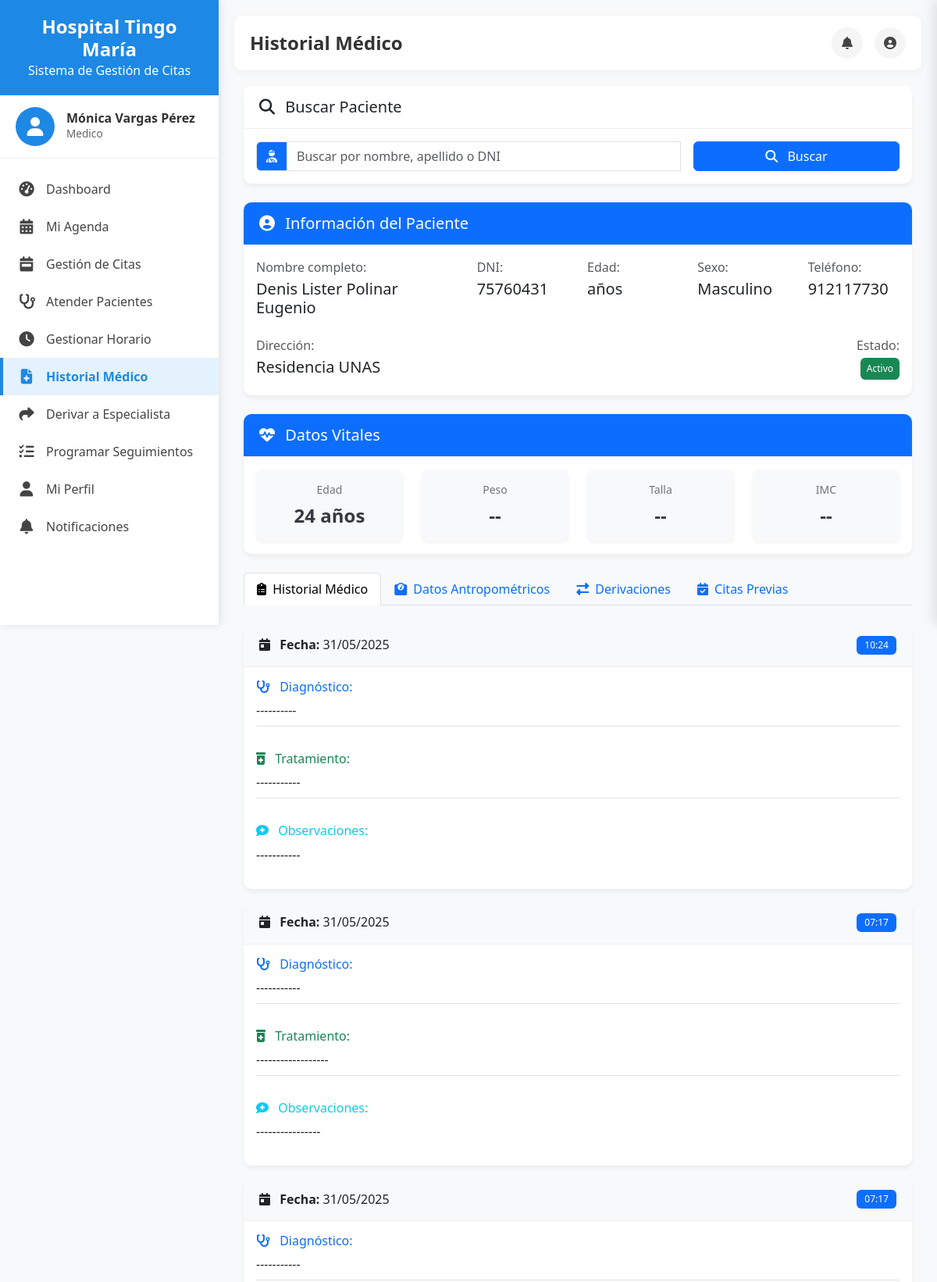
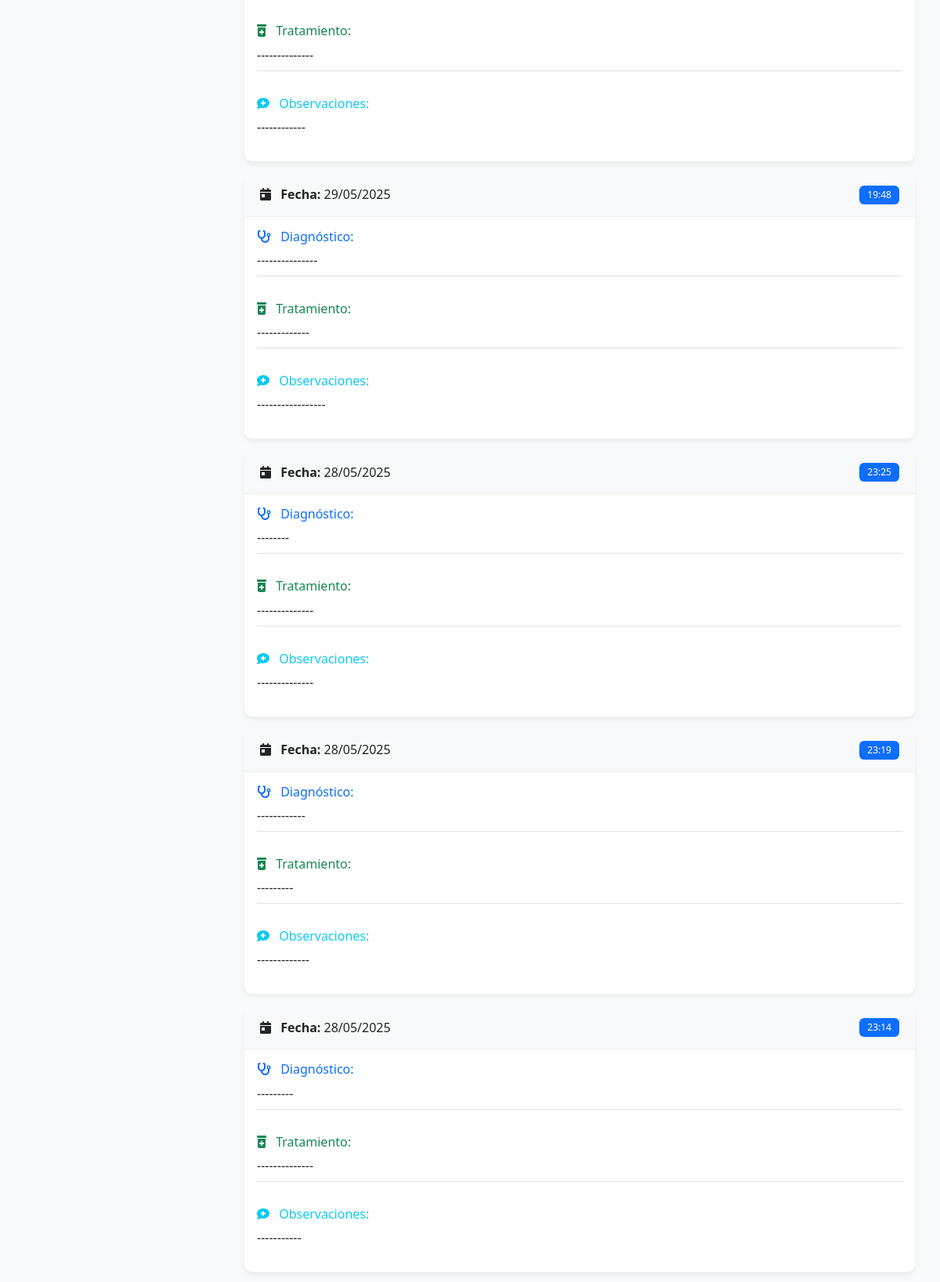
Screenshot of /historial-medico/?paciente_id=2 (signed in, upper part) with the database file from the repository (2 pictures, top to bottom).
### core/models.py (models this page shows, shortened)
class Usuario(AbstractUser):
    nombres = models.CharField(max_length=100, blank=True)
    apellidos = models.CharField(max_length=100, blank=True)
    dni = models.CharField(max_length=8, unique=True, null=True, blank=True)
    telefono = models.CharField(max_length=15, blank=True)
    direccion = models.TextField(blank=True)
    fecha_nacimiento = models.DateField(null=True, blank=True)
    sexo = models.CharField(max_length=1, choices=SEXO_CHOICES, blank=True)
    rol = models.ForeignKey(Rol, on_delete=models.SET_NULL, null=True, related_name='usuarios')
    foto_perfil = models.ImageField(upload_to='fotos_perfil/', null=True, blank=True)
    class Meta:
        verbose_name = 'Usuario'
        verbose_name_plural = 'Usuarios'

class Rol(models.Model):
    nombre = models.CharField(max_length=50)
    descripcion = models.TextField(blank=True)
    class Meta:
        verbose_name = 'Rol'
        verbose_name_plural = 'Roles'

class Paciente(models.Model):
    usuario = models.OneToOneField(Usuario, on_delete=models.CASCADE, related_name='paciente')
    representante = models.ForeignKey(Usuario, on_delete=models.SET_NULL, null=True, blank=True, related_name='representados')
    faltas_consecutivas = models.PositiveIntegerField(default=0)
    estado_reserva = models.CharField(max_length=20, choices=ESTADO_RESERVA_CHOICES, default='activo')
    class Meta:
        verbose_name = 'Paciente'
        verbose_name_plural = 'Pacientes'

class HistorialMedico(models.Model):
    paciente = models.ForeignKey(Paciente, on_delete=models.CASCADE, related_name='historiales')
    fecha = models.DateTimeField(auto_now_add=True)
    diagnostico = models.TextField()
    tratamiento = models.TextField()
    observaciones = models.TextField(blank=True)
    class Meta:
        verbose_name = 'Historial Médico'
        verbose_name_plural = 'Historiales Médicos'
        ordering = ['-fecha']

### core/views_medico_historial.py (the view, shortened to what this page needs)
# urls.py: path('historial-medico/', views_medico_historial.historial_medico, name='historial_medico'),
@login_required
@medico_required
def historial_medico(request):
    medico = request.user.medico
    query = request.GET.get('q', '')
    paciente_id = request.GET.get('paciente_id', '')
    paciente = None
    historial = []
    derivaciones = []
    citas_previas = []
    if query or paciente_id:
        if paciente_id:
            paciente = get_object_or_404(Paciente, id=paciente_id)
    if paciente:
        historial = HistorialMedico.objects.filter(paciente=paciente).order_by('-fecha')
        derivaciones = Derivacion.objects.filter(
            paciente=paciente
        ).order_by('-fecha_derivacion')
        citas_previas = Cita.objects.filter(
            paciente=paciente,
            estado='atendida'
        ).order_by('-fecha')
        datos_antropometricos = DatosAntropometricos.objects.filter(
            paciente=paciente
        ).order_by('-fecha_registro')
        form_antropometricos = DatosAntropometricosForm()
        if not historial.exists() and not derivaciones.exists() and not citas_previas.exists() and not datos_antropometricos.exists():
            messages.info(request, "Este paciente aún no tiene registros médicos en el sistema.")
    return render(request, 'medico/historial_medico.html', {
        'paciente': paciente,
        'historial': historial,
        'derivaciones': derivaciones,
        'citas_previas': citas_previas,
        'datos_antropometricos': datos_antropometricos if paciente else [],
        'form_antropometricos': form_antropometricos if paciente else None,
        'query': query,
    })

### templates/medico/historial_medico.html (shortened to what this page needs)
{% extends 'dashboard/base_dashboard.html' %}
{% block page_title %}Historial Médico{% endblock %}
{% block content %}
<div class="container-fluid">
    <div class="card mb-4">
        <div class="card-header d-flex justify-content-between align-items-center">
            <h5 class="mb-0"><i class="fas fa-search me-2"></i> Buscar Paciente</h5>
        </div>
        <div class="card-body">
            <form id="formBusquedaPaciente" method="GET" action="{% url 'historial_medico' %}" class="row g-3">
                <div class="col-md-8">
                    <div class="input-group">
                        <span class="input-group-text bg-primary text-white">
                            <i class="fas fa-user-injured"></i>
                        </span>
                        <input type="text" id="buscarPaciente" name="q" class="form-control" placeholder="Buscar por nombre, apellido o DNI" value="{{ query }}" autocomplete="off">
                    </div>
                </div>
                <div class="col-md-4">
                    <button type="submit" class="btn btn-primary w-100">
                        <i class="fas fa-search me-2"></i> Buscar
                    </button>
                </div>
            </form>
        </div>
    </div>
    {% if paciente %}
        <div class="card mb-4">
            <div class="card-header bg-primary text-white">
                <h5 class="mb-0"><i class="fas fa-user-circle me-2"></i> Información del Paciente</h5>
            </div>
            <div class="card-body">
                <div class="row">
                    <div class="col-md-4 mb-3">
                        <p class="mb-1 text-muted">Nombre completo:</p>
                        <h5>{{ paciente.usuario.nombres }} {{ paciente.usuario.apellidos }}</h5>
                    </div>
                    <div class="col-md-2 mb-3">
                        <p class="mb-1 text-muted">DNI:</p>
                        <h5>{{ paciente.usuario.dni }}</h5>
                    </div>
                    <div class="col-md-2 mb-3">
                        <p class="mb-1 text-muted">Edad:</p>
                        <h5>{{ paciente.usuario.edad }} años</h5>
                    </div>
                    <div class="col-md-2 mb-3">
                        <p class="mb-1 text-muted">Sexo:</p>
                        <h5>{{ paciente.usuario.get_sexo_display }}</h5>
                    </div>
                    <div class="col-md-2 mb-3">
                        <p class="mb-1 text-muted">Teléfono:</p>
                        <h5>{{ paciente.usuario.telefono }}</h5>
                    </div>
                </div>
                <div class="row">
                    <div class="col-md-6">
                        <p class="mb-1 text-muted">Dirección:</p>
                        <h5>{{ paciente.usuario.direccion }}</h5>
                    </div>
                    <div class="col-md-6 text-end">
                        <p class="mb-1 text-muted">Estado:</p>
                        <span class="badge {% if paciente.estado_reserva == 'activo' %}bg-success{% elif paciente.estado_reserva == 'bloqueado' %}bg-danger{% else %}bg-warning{% endif %} p-2">
                            {{ paciente.get_estado_reserva_display }}
                        </span>
                    </div>
                </div>
            </div>
        </div>
        <div class="card mb-4">
            <div class="card-header bg-primary text-white">
                <h5 class="mb-0"><i class="fas fa-heartbeat me-2"></i> Datos Vitales</h5>
            </div>
            <div class="card-body">
                <div class="row">
                    <div class="col-md-3">
                        <div class="vital-card">
                            <span class="vital-label">Edad</span>
                            <span class="vital-value">
                                {% if paciente.usuario.fecha_nacimiento %}
                                    {{ paciente.usuario.fecha_nacimiento|timesince|slice:"0:2" }} años
                                {% else %}
                                    --
                                {% endif %}
                            </span>
                        </div>
                    </div>
                    <div class="col-md-3">
                        <div class="vital-card">
                            <span class="vital-label">Peso</span>
                            <span class="vital-value">
                                {% if datos_antropometricos.first.peso %}
                                    {{ datos_antropometricos.first.peso }} kg
                                {% else %}
                                    --
                                {% endif %}
                            </span>
                        </div>
                    </div>
                    <div class="col-md-3">
                        <div class="vital-card">
                            <span class="vital-label">Talla</span>
                            <span class="vital-value">
                                {% if datos_antropometricos.first.talla %}
                                    {{ datos_antropometricos.first.talla }} cm
                                {% else %}
                                    --
                                {% endif %}
                            </span>
                        </div>
                    </div>
                    <div class="col-md-3">
                        <div class="vital-card">
                            <span class="vital-label">IMC</span>
                            <span class="vital-value">
                                {% if datos_antropometricos.first.imc %}
                                    {{ datos_antropometricos.first.imc }}
                                    <span class="imc-category">
                                        ({{ datos_antropometricos.first.get_categoria_imc }})
                                    </span>
                                {% else %}
                                    --
                                {% endif %}
                            </span>
                        </div>
                    </div>
                </div>
            </div>
        </div>
        <ul class="nav nav-tabs mb-4" id="historialTab" role="tablist">
            <li class="nav-item" role="presentation">
                <button class="nav-link active" id="historial-tab" data-bs-toggle="tab" data-bs-target="#historial-tab-pane" type="button" role="tab" aria-controls="historial-tab-pane" aria-selected="true">
                    <i class="fas fa-clipboard-list me-1"></i> Historial Médico
                </button>
            </li>
            <li class="nav-item" role="presentation">
                <button class="nav-link" id="antropometricos-tab" data-bs-toggle="tab" data-bs-target="#antropometricos-tab-pane" type="button" role="tab" aria-controls="antropometricos-tab-pane" aria-selected="false">
                    <i class="fas fa-weight me-1"></i> Datos Antropométricos
                </button>
            </li>
            <li class="nav-item" role="presentation">
                <button class="nav-link" id="derivaciones-tab" data-bs-toggle="tab" data-bs-target="#derivaciones-tab-pane" type="button" role="tab" aria-controls="derivaciones-tab-pane" aria-selected="false">
                    <i class="fas fa-exchange-alt me-1"></i> Derivaciones
                </button>
            </li>
            <li class="nav-item" role="presentation">
                <button class="nav-link" id="citas-tab" data-bs-toggle="tab" data-bs-target="#citas-tab-pane" type="button" role="tab" aria-controls="citas-tab-pane" aria-selected="false">
                    <i class="fas fa-calendar-check me-1"></i> Citas Previas
                </button>
            </li>
        </ul>
        <div class="tab-content" id="historialTabContent">
            <div class="tab-pane fade show active" id="historial-tab-pane" role="tabpanel" aria-labelledby="historial-tab" tabindex="0">
                {% if historial %}
                    {% for registro in historial %}
                        <div class="card mb-3 border-left-primary">
                            <div class="card-header bg-light d-flex justify-content-between align-items-center">
                                <h6 class="mb-0">
                                    <i class="fas fa-calendar-day me-2"></i>
                                    <strong>Fecha:</strong> {{ registro.fecha|date:"d/m/Y" }}
                                </h6>
                                <span class="badge bg-primary">
                                    {{ registro.fecha|date:"H:i" }}
                                </span>
                            </div>
                            <div class="card-body">
                                <div class="row mb-3">
                                    <div class="col-md-12">
                                        <h6 class="text-primary"><i class="fas fa-stethoscope me-2"></i> Diagnóstico:</h6>
                                        <p class="border-bottom pb-2">{{ registro.diagnostico }}</p>
                                    </div>
                                </div>
                                <div class="row mb-3">
                                    <div class="col-md-12">
                                        <h6 class="text-success"><i class="fas fa-prescription-bottle-alt me-2"></i> Tratamiento:</h6>
                                        <p class="border-bottom pb-2">{{ registro.tratamiento }}</p>
                                    </div>
                                </div>
                                {% if registro.observaciones %}
                                <div class="row">
                                    <div class="col-md-12">
                                        <h6 class="text-info"><i class="fas fa-comment-medical me-2"></i> Observaciones:</h6>
                                        <p>{{ registro.observaciones }}</p>
                                    </div>
                                </div>
                                {% endif %}
                            </div>
                        </div>
                    {% endfor %}
                {% else %}
                    <div class="alert alert-info">
                        <i class="fas fa-info-circle me-2"></i> No hay registros de historial médico para este paciente.
                    </div>
                {% endif %}
            </div>
        </div>
    {% elif not resultados_busqueda and query %}
        <div class="alert alert-warning">
            <i class="fas fa-exclamation-triangle me-2"></i> No se encontraron pacientes que coincidan con el criterio de búsqueda.
        </div>
    {% elif not query %}
        <div class="alert alert-info">
            <i class="fas fa-info-circle me-2"></i> Utiliza el buscador para encontrar un paciente y ver su historial médico.
        </div>
    {% endif %}
</div>
{% endblock %}

### templates/dashboard/base_dashboard.html (shortened to what this page needs)
<!DOCTYPE html>
<html lang="es">
<head>
    <link href="https://cdn.jsdelivr.net/npm/bootstrap@5.3.0/dist/css/bootstrap.min.css" rel="stylesheet">
    <link rel="stylesheet" href="https://cdnjs.cloudflare.com/ajax/libs/font-awesome/6.4.0/css/all.min.css">
</head>
<body>
    <div class="sidebar" id="sidebar">
        <div class="sidebar-header">
            <h3>Hospital Tingo María</h3>
            <p class="mb-0">Sistema de Gestión de Citas</p>
        </div>
        <div class="sidebar-user">
            <div class="user-avatar">
                <i class="fas fa-user"></i>
            </div>
            <div class="user-info">
                <h5>{{ user.nombres }} {{ user.apellidos }}</h5>
                <p>{{ user.rol.nombre }}</p>
            </div>
        </div>
        <div class="sidebar-menu">
        </div>
    </div>
            {% load notification_filters %}
    <div class="main-content">
        <div class="topbar">
            <div class="d-flex align-items-center">
                <h4 class="page-title mb-0">{% block page_title %}Dashboard{% endblock %}</h4>
            </div>
            <div class="topbar-actions">
                <div class="action-item">
                    <button class="btn-icon" id="btnNotifications">
                        <i class="fas fa-bell"></i>
                    </button>
                </div>
                <div class="action-item dropdown">
                    <button class="btn-icon" id="userDropdown" data-bs-toggle="dropdown" aria-expanded="false">
                        <i class="fas fa-user-circle"></i>
                    </button>
                </div>
            </div>
        </div>
        {% block content %}{% endblock %}
    </div>
</body>
</html>

### rows the page displays
Usuario: nombres "Mónica", apellidos "Vargas Pérez", rol.nombre "Medico"
Paciente: usuario.nombres "Denis Lister", usuario.apellidos "Polinar Eugenio", usuario.dni "75760431", usuario.sexo "Masculino", usuario.telefono "912117730", usuario.direccion "Residencia UNAS", estado_reserva "Activo", usuario.fecha_nacimiento "24"
HistorialMedico: fecha "31/05/2025", fecha "10:24", diagnostico "----------", tratamiento "-----------", observaciones "-----------"
HistorialMedico: fecha "31/05/2025", fecha "07:17", diagnostico "-----------", tratamiento "------------------", observaciones "----------------"
HistorialMedico: fecha "31/05/2025", fecha "07:17", diagnostico "-----------", tratamiento "--------------", observaciones "------------"
HistorialMedico: fecha "29/05/2025", fecha "19:48", diagnostico "---------------", tratamiento "-------------", observaciones "-----------------"
HistorialMedico: fecha "28/05/2025", fecha "23:25", diagnostico "--------", tratamiento "--------------", observaciones "--------------"
HistorialMedico: fecha "28/05/2025", fecha "23:19", diagnostico "------------", tratamiento "---------", observaciones "-------------"
HistorialMedico: fecha "28/05/2025", fecha "23:14", diagnostico "---------", tratamiento "--------------", observaciones "-----------"
